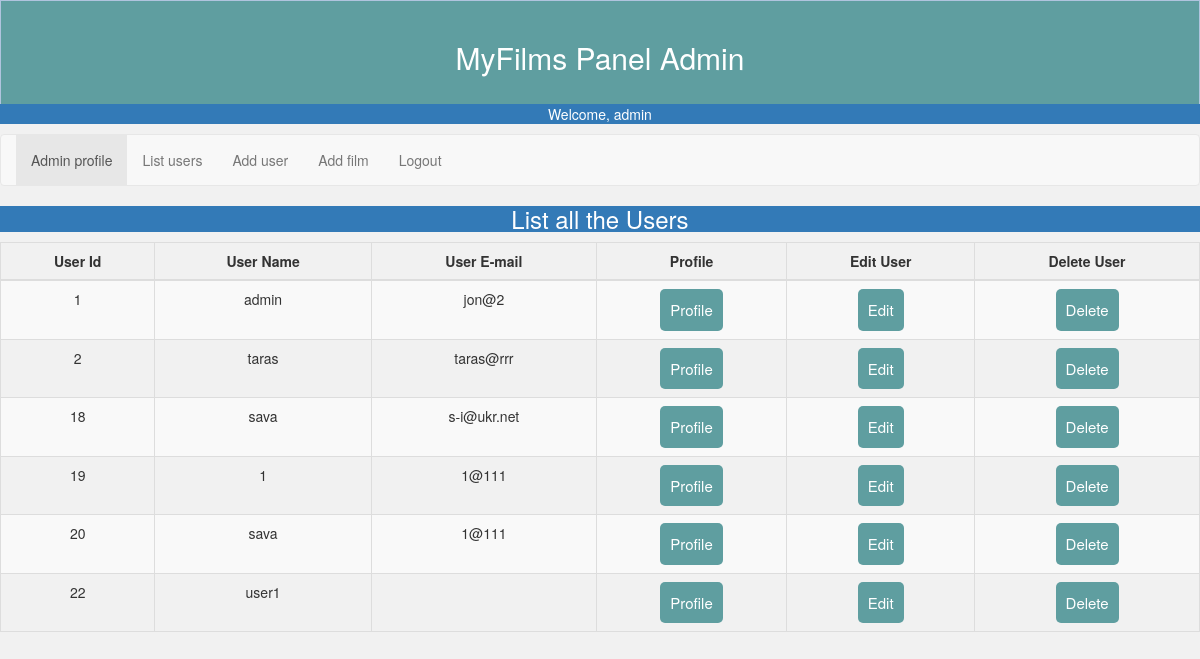
The app's page /list_users.php (signed in) with its own data.
### tables this page shows
CREATE TABLE `users` (
  `id` int(11) NOT NULL,
  `username` varchar(100) NOT NULL,
  `email` varchar(100) NOT NULL,
  `password` varchar(100) NOT NULL
);

### list_users.php (the view, shortened to what this page needs)
<!DOCTYPE html>
<html>
<head>
    <link rel="stylesheet" href="bootstrap\css\bootstrap.css">
    <link rel="stylesheet" type="text/css" href="style.css">
</head>
<body>
<div class="header">
    <h2>MyFilms Panel Admin</h2>
</div>
<p class="bg-primary text-center"> Welcome, <?php echo $_SESSION['username']; ?><p>
    <nav class="navbar navbar-default">
        <div class="container-fluid">
            <ul class="nav navbar-nav">
                <li class="active"><a href="admin.php">Admin profile</a></li>
                <li><a href="list_users.php">List users</a></li>
                <li><a href="add_user.php">Add user</a></li>
                <li><a href="add_film.php">Add film</a></li>
                <li><a href="index.php?logout='1'">Logout</a></li>
            </ul>
        </div>
    </nav>
<div class="table-scrol">
    <h3 class="bg-primary text-center">List all the Users </h3>
    <div class="table-responsive">
<table  class="table table-bordered table-hover table-striped">
    <thead>
    <tr>
        <th class="text-center">User Id</th>
        <th class="text-center">User Name</th>
        <th class="text-center">User E-mail</th>
        <th class="text-center">Profile</th>
        <th class="text-center">Edit User</th>
        <th class="text-center">Delete User</th>
    </tr>
    </thead>
    <?php
    $db = mysqli_connect('localhost', 'root', '', 'myfilms');
    $view_users_query="select * from users";
    $run=mysqli_query($db,$view_users_query);
    while($row=mysqli_fetch_array($run))
    {
        $user_id=$row[0];
        $user_name=$row[1];
        $user_email=$row[2];
        ?>
        <tr>
            <td class="text-center"><?php echo $user_id;  ?></td>
            <td class="text-center"><?php echo $user_name;  ?></td>
            <td class="text-center"><?php echo $user_email;  ?></td>
            <td class="text-center"><a  href="profile.php?user_id=<?php echo $user_id ?>"><button class="btn btn-info">Profile</button></a></td>
            <td class="text-center"><a href="edit_user.php?user_id=<?php echo $user_id ?> & username=<?php echo $user_name;  ?>"><button class="btn btn-info">Edit</button></a></td>
            <td class="text-center"><a href="del_user.php?user_id=<?php echo $user_id ?> & username=<?php echo $user_name;  ?> "><button class="btn btn-danger">Delete</button></a></td>
        </tr>
    <?php } ?>
</table>
    </div>
</div>
</body>
</html>

### style.css (style rules this page uses)
* { margin: 0px; padding: 0px; }
body { background: #f1f1f1; }
.header { color: white; background: #5F9EA0; text-align: center; border: 1px solid #B0C4DE; border-bottom: none; padding: 20px; }
.btn { padding: 10px; font-size: 15px; color: white; background: #5F9EA0; border: none; border-radius: 5px; }

### records on screen
users: id "1", username "admin", email "jon@2"
users: id "2", username "taras", email "taras@rrr"
users: id "18", username "sava", email "s-i@ukr.net"
users: id "19", username "1", email "1@111"
users: id "20", username "sava", email "1@111"
users: id "22", username "user1"

### other values on screen
$_SESSION['username'] "admin"
